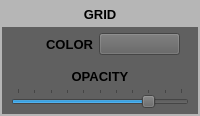
        <widget class="QWidget" name="widGridControlPanel" native="true">
         <property name="sizePolicy">
          <sizepolicy hsizetype="Preferred" vsizetype="Maximum">
           <horstretch>0</horstretch>
           <verstretch>0</verstretch>
          </sizepolicy>
         </property>
         <property name="styleSheet">
          <string notr="true">background-color: rgb(182, 182, 182);
</string>
         </property>
         <layout class="QVBoxLayout" name="verticalLayout_8">
          <property name="spacing">
           <number>0</number>
          </property>
          <property name="leftMargin">
           <number>2</number>
          </property>
          <property name="topMargin">
           <number>2</number>
          </property>
          <property name="rightMargin">
           <number>2</number>
          </property>
          <property name="bottomMargin">
           <number>2</number>
          </property>
          <item>
           <widget class="QLabel" name="lblGridPanel">
            <property name="sizePolicy">
             <sizepolicy hsizetype="Preferred" vsizetype="Maximum">
              <horstretch>0</horstretch>
              <verstretch>0</verstretch>
             </sizepolicy>
            </property>
            <property name="minimumSize">
             <size>
              <width>0</width>
              <height>25</height>
             </size>
            </property>
            <property name="font">
             <font>
              <family>MS Shell Dlg 2</family>
              <pointsize>10</pointsize>
              <weight>75</weight>
              <italic>false</italic>
              <bold>true</bold>
             </font>
            </property>
            <property name="styleSheet">
             <string notr="true">background-color: rgb(182, 182, 182);
</string>
            </property>
            <property name="text">
             <string>GRID</string>
            </property>
            <property name="alignment">
             <set>Qt::AlignCenter</set>
            </property>
           </widget>
          </item>
          <item>
           <widget class="QWidget" name="widGridControlWrapper" native="true">
            <property name="styleSheet">
             <string notr="true">background-color: rgb(96, 96, 96);</string>
            </property>
            <layout class="QVBoxLayout" name="verticalLayout_9">
             <property name="spacing">
              <number>4</number>
             </property>
             <property name="topMargin">
              <number>6</number>
             </property>
             <property name="bottomMargin">
              <number>6</number>
             </property>
             <item>
              <widget class="QWidget" name="lblGridColorWrapper" native="true">
               <layout class="QHBoxLayout" name="horizontalLayout_7">
                <property name="leftMargin">
                 <number>0</number>
                </property>
                <property name="topMargin">
                 <number>0</number>
                </property>
                <property name="rightMargin">
                 <number>9</number>
                </property>
                <property name="bottomMargin">
                 <number>0</number>
                </property>
                <item>
                 <widget class="QLabel" name="lblGridColor">
                  <property name="font">
                   <font>
                    <pointsize>10</pointsize>
                    <weight>75</weight>
                    <bold>true</bold>
                   </font>
                  </property>
                  <property name="text">
                   <string>COLOR</string>
                  </property>
                  <property name="alignment">
                   <set>Qt::AlignRight|Qt::AlignTrailing|Qt::AlignVCenter</set>
                  </property>
                 </widget>
                </item>
                <item>
                 <widget class="QPushButton" name="btnLineColor">
                  <property name="text">
                   <string/>
                  </property>
                 </widget>
                </item>
               </layout>
              </widget>
             </item>
             <item>
              <widget class="QLabel" name="lblGridOpacity">
               <property name="sizePolicy">
                <sizepolicy hsizetype="Preferred" vsizetype="Preferred">
                 <horstretch>0</horstretch>
                 <verstretch>0</verstretch>
                </sizepolicy>
               </property>
               <property name="minimumSize">
                <size>
                 <width>0</width>
                 <height>25</height>
                </size>
               </property>
               <property name="font">
                <font>
                 <pointsize>10</pointsize>
                 <weight>75</weight>
                 <bold>true</bold>
                </font>
               </property>
               <property name="text">
                <string>OPACITY</string>
               </property>
               <property name="alignment">
                <set>Qt::AlignBottom|Qt::AlignHCenter</set>
               </property>
              </widget>
             </item>
             <item>
              <widget class="QSlider" name="sldGridOpacity">
               <property name="maximum">
                <number>100</number>
               </property>
               <property name="value">
                <number>80</number>
               </property>
               <property name="orientation">
                <enum>Qt::Horizontal</enum>
               </property>
               <property name="tickPosition">
                <enum>QSlider::TicksAbove</enum>
               </property>
               <property name="tickInterval">
                <number>10</number>
               </property>
              </widget>
             </item>
            </layout>
           </widget>
          </item>
         </layout>
        </widget>
